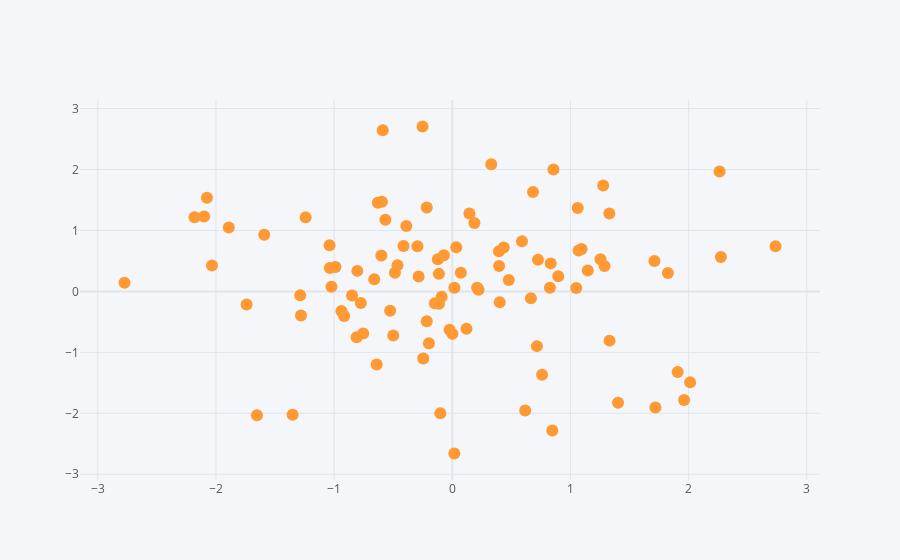

The notebook cell this image was saved under:
### Code cell
df.iplot(kind = 'scatter', x = 'A',y = 'B',mode = 'markers')
